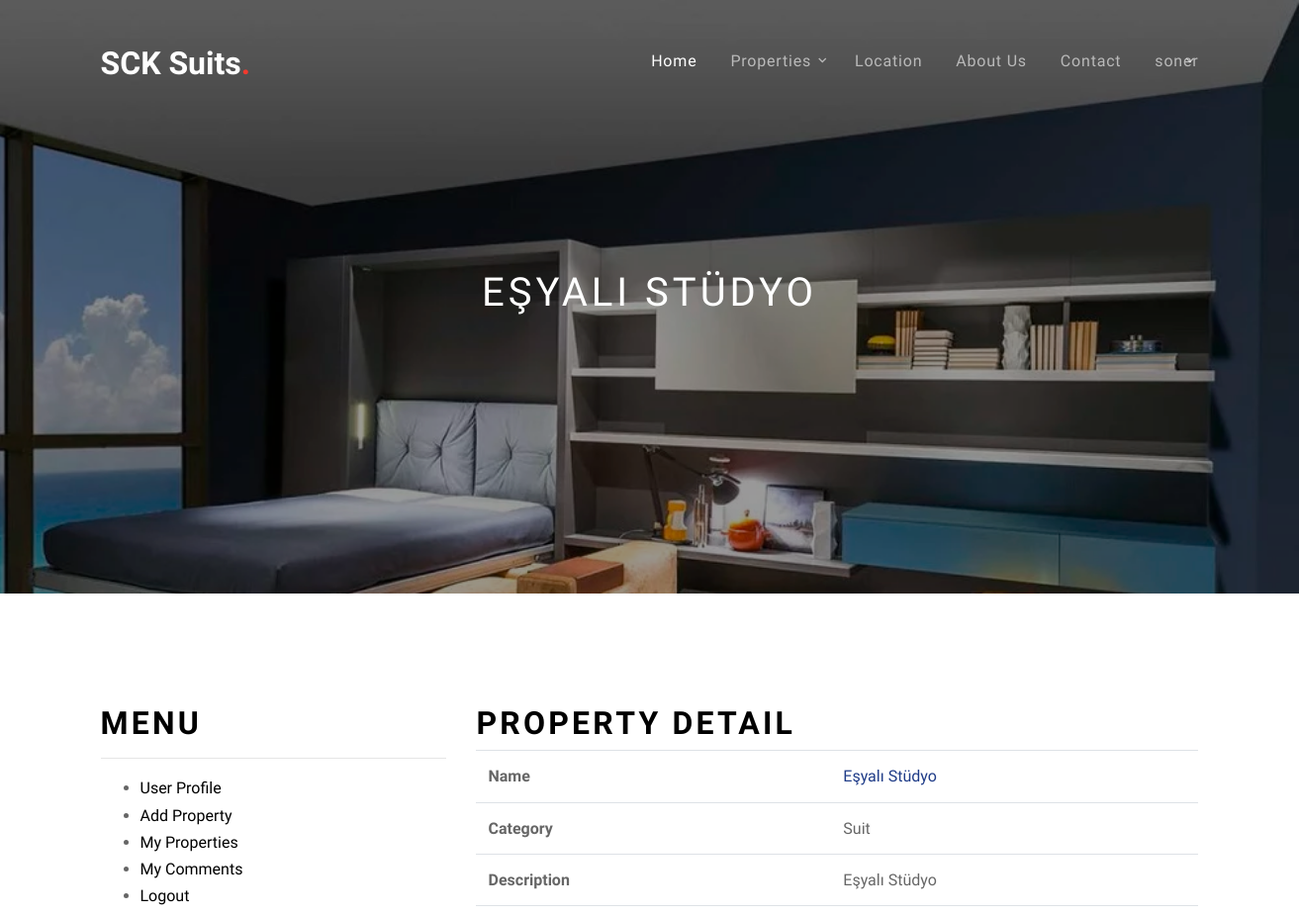
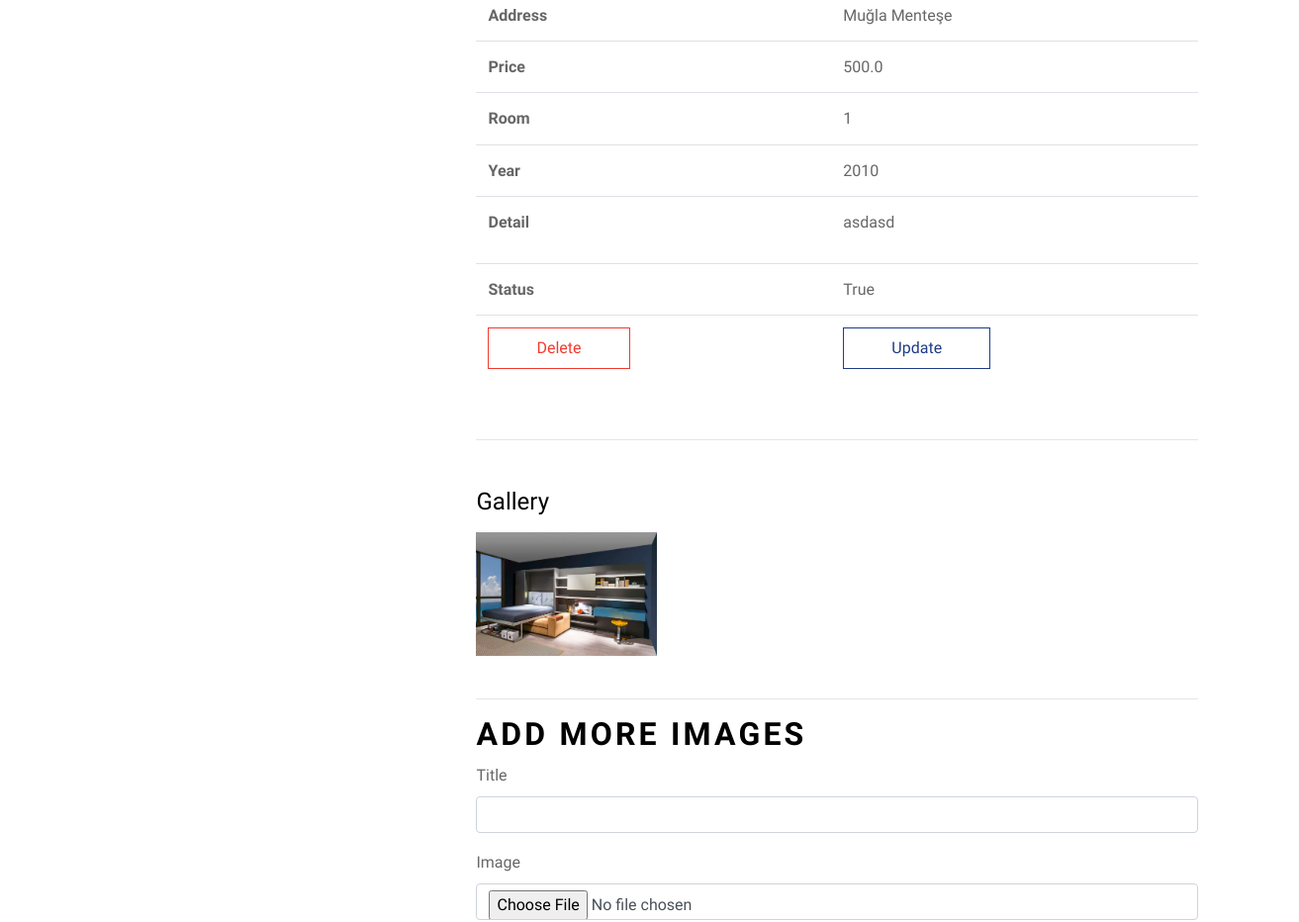
The app's page /user/propertydetail/1 (signed in, upper part), older data (2 pictures, top to bottom).
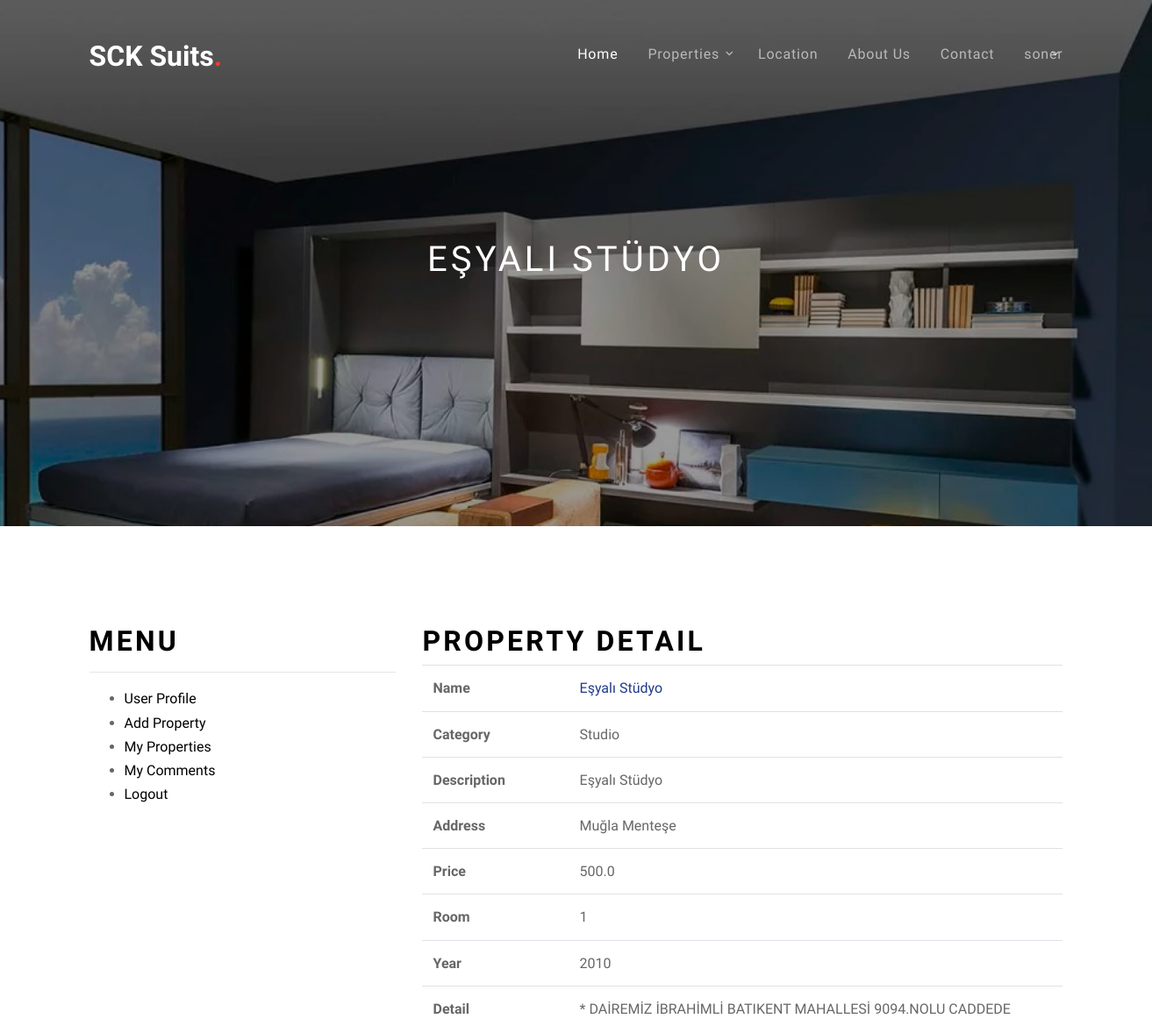
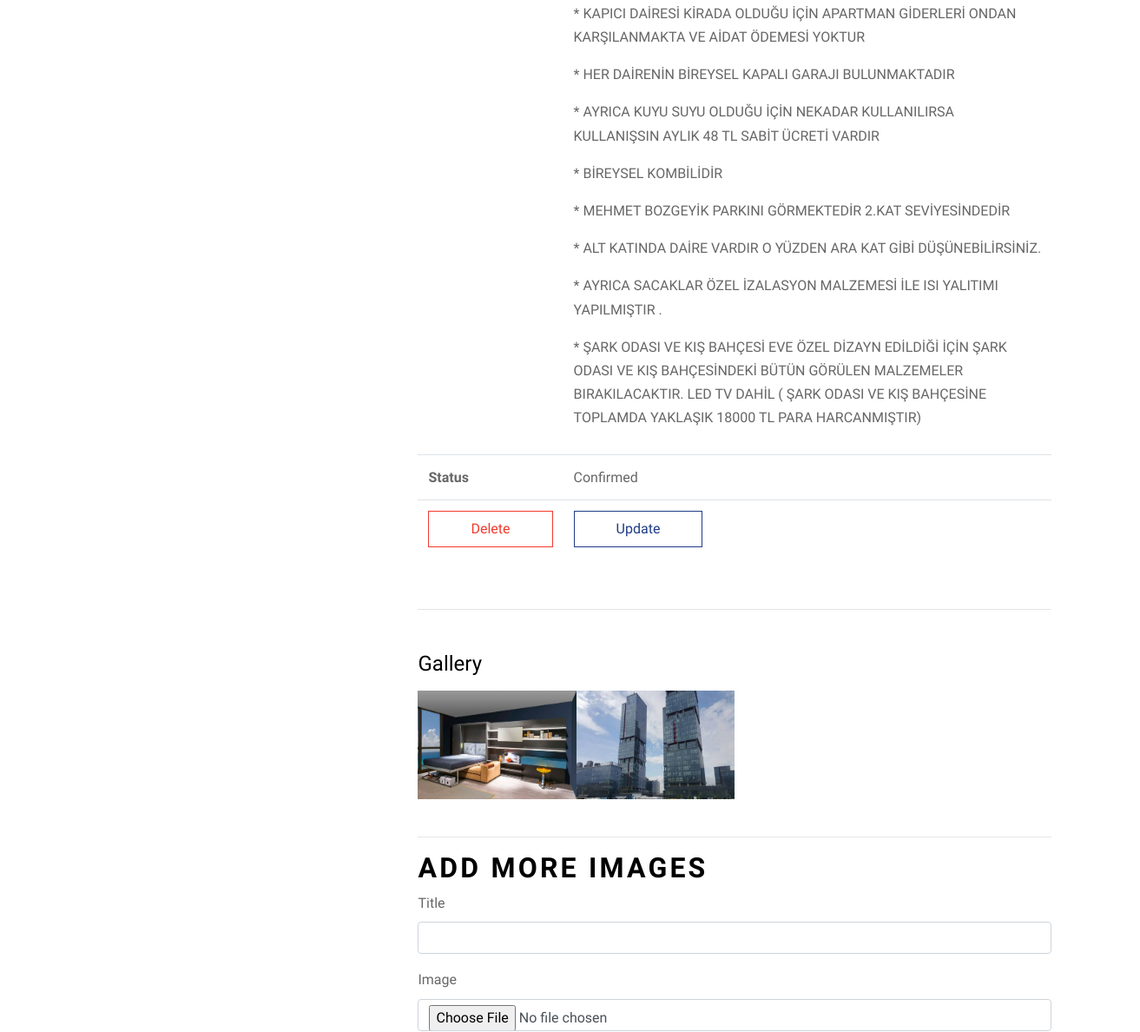
The same page, newer data (2 pictures, top to bottom).
### property/models.py (models this page shows, shortened)
class Properties(models.Model):
    STATUS = (
        ('New', 'New'),
        ('Confirmed', 'Confirmed'),
        ('Declined', 'Declined'),
    )
    user = models.ForeignKey(User, on_delete=models.CASCADE, null=True)
    category = models.ForeignKey(Category, on_delete=models.CASCADE, null=True)
    title = models.CharField(max_length=150)
    keywords = models.CharField(max_length=255)
    description = models.CharField(max_length=255)
    image = models.ImageField(blank=True, upload_to='images/')
    price = models.FloatField(blank=True,)
    address = models.CharField(max_length=255)
    room = models.IntegerField(blank=True,)
    year = models.IntegerField(blank=True, )
    sqm = models.IntegerField(blank=True,)
    detail = RichTextUploadingField()
    slug = models.SlugField(null=True, unique=True)
    status = models.CharField(max_length=10, choices=STATUS,default='New')
    create_at = models.DateTimeField(auto_now_add=True)
    update_at = models.DateTimeField(auto_now=True)

class Galeri(models.Model):
    property = models.ForeignKey(Properties, on_delete=models.CASCADE)
    title = models.CharField(max_length=50, blank=True)
    image = models.ImageField(blank=True, upload_to='images/')

### product/models.py (models this page shows, shortened)
class Category(MPTTModel):
    STATUS = (
        ('True', 'Evet'),
        ('False', 'Hayır'),
    )
    title = models.CharField(max_length=100)
    keywords = models.CharField(max_length=255)
    description = models.CharField(max_length=255)
    image = models.ImageField(blank=True, upload_to='images/')
    status = models.CharField(max_length=10, choices=STATUS)
    slug = models.SlugField(null=False, unique=True)
    parent = TreeForeignKey('self', blank=True, null=True, related_name='children', on_delete=models.CASCADE)
    create_at = models.DateTimeField(auto_now_add=True)
    update_at = models.DateTimeField(auto_now=True)
    class MPTTMeta:
        order_insertion_by = ['title']
    def __str__(self):
        full_path = [self.title]
        k = self.parent
        while k is not None:
            full_path.append(k.title)
            k = k.parent
        return ' -> '.join(full_path[::-1])

### user/views.py (the view)
# urls.py: path('propertydetail/<int:id>', views.propertydetail, name="propertydetail"),
@login_required(login_url='/login')
def propertydetail(request, id):
    category = Category.objects.all()
    setting = Setting.objects.get(pk=1)
    current_user = request.user
    profile = UserProfile.objects.get(user_id=current_user.id)
    properties = Properties.objects.get(user_id=current_user.id, id=id)
    propertyitem = Properties.objects.filter(id=id)
    images = Galeri.objects.filter(property_id=id)
    context = {
        'category': category,
        'profile': profile,
        'properties': properties,
        'propertyitem': propertyitem,
        'images': images,
        'setting': setting,
    }
    return render(request, 'user_property_detail.html', context)

### user/templates/user_property_detail.html (shortened to what the changed rows need)
{% extends "homebase.html" %}
{% load static %}
{% block content %}
    <div class="site-blocks-cover inner-page-cover overlay" style="background-image: url({{ properties.image.url }});height:150px;" data-aos="fade" data-stellar-background-ratio="0.7">
        <div class="container">
            <div class="row align-items-center justify-content-center text-center">
                <div class="col-md-10">
                    <h1 class="mb-2">{{ properties.title }}</h1>
                </div>
            </div>
        </div>
    </div>
    <div class="site-section">
        <div class="container">
            <div class="row">
                <div class="col-md-4"  data-aos="fade-up" data-aos-delay="200">
                    {% include "user_menu.html" %}
                </div>
                <div class="col-md-8" data-aos="fade-up" data-aos-delay="100">
                    <div class="site-section-title">
                        <h2>Property Detail</h2>
                    </div>
                    <table class="table">
                        <tr>
                            <th class="text-left">Name</th>
                            <td class="text-left"><a href="/property/{{ properties.id }}/{{ properties.slug }}">{{ properties.title }}</a></td>
                        </tr>
                        <tr>
                            <th class="text-left">Category</th>
                            <td class="text-left">{{ properties.category }}</td>
                        </tr>
                        <tr>
                            <th class="text-left">Description</th>
                            <td class="text-left">{{ properties.description }}</td>
                        </tr>
                        <tr>
                            <th class="text-left">Address</th>
                            <td class="text-left">{{ properties.address }}</td>
                        </tr>
                        <tr>
                            <th class="text-left">Price</th>
                            <td class="text-left">{{ properties.price }}</td>
                        </tr>
                        <tr>
                            <th class="text-left">Room</th>
                            <td class="text-left">{{ properties.room }}</td>
                        </tr>
                        <tr>
                            <th class="text-left">Year</th>
                            <td class="text-left">{{ properties.year }}</td>
                        </tr>
                        <tr>
                            <th class="text-left">Detail</th>
                            <td class="text-left">{{ properties.detail|safe }}</td>
                        </tr>
                        <tr>
                            <th class="text-left">Status</th>
                            <td class="text-left">{{ properties.status }}</td>
                        </tr>
                        <tr>
                            <th class="text-left"><a href="/user/propertydelete/{{ properties.id }}" class="btn btn-outline-danger rounded-0 py-2 px-5" onclick="return confirm('This Property will be deleted!')">Delete</a></th>
                        </tr>
                    </table>
                    <br>
                    <div class="row no-gutters mt-5">
                        <div class="col-12">
                            <h2 class="h4 text-black mb-3">Gallery</h2>
                        </div>
                        <div class="col-sm-6 col-md-4 col-lg-3">
                            <a href="{{ properties.image.url }}" class="image-popup gal-item"><img src="{{ properties.image.url }}" alt="Image" class="img-fluid" style="height: 125px"></a>
                        </div>
                        {% for rs in images %}
                            <div class="col-sm-6 col-md-4 col-lg-3">
                                <a href="{{ rs.image.url }}" class="image-popup gal-item"><img src="{{ rs.image.url }}" alt="Image" class="img-fluid" style="height: 125px"></a>
                            </div>
                        {% endfor %}
                    </div>
                    <div class="site-section-title">
                        <br>
                        <h2>Add More Images</h2>
                    </div>
                </div>
            </div>
        </div>
    </div>
{% endblock %}

Row changes from the older to the newer data that the page shows:
changed Properties "EŞYALI STÜDYO": category "Suit" → "Studio"; detail "asdasd" → "* DAİREMİZ İBRAHİMLİ BATIKENT MAHALLESİ 9094.NOLU CADDEDE * KAPICI DAİRESİ KİRADA OLDUĞU İÇİN APARTMAN GİDERLERİ ONDAN KARŞILANMAKTA VE AİDAT ÖDEMESİ YOKTUR * HER DAİRENİN BİREYSEL KAPALI GARAJI BULUNMAKTADIR * AYRICA KUYU SUYU OLDUĞU İÇİN NEKADAR KULLANILIRSA KULLANIŞSIN AYLIK 48 TL SABİT ÜCRETİ VARDIR * BİREYSEL KOMBİLİDİR * MEHMET BOZGEYİK PARKINI GÖRMEKTEDİR 2.KAT SEVİYESİNDEDİR * ALT KATINDA DAİRE VARDIR O YÜZDEN ARA KAT GİBİ DÜŞÜNEBİLİRSİNİZ. * AYRICA SACAKLAR ÖZEL İZALASYON MALZEMESİ İLE ISI YALITIMI YAPILMIŞTIR . * ŞARK ODASI VE KIŞ BAHÇESİ EVE ÖZEL DİZAYN EDİLDİĞİ İÇİN ŞARK ODASI VE KIŞ BAHÇESİNDEKİ BÜTÜN GÖRÜLEN MALZEMELER BIRAKILACAKTIR. LED TV DAHİL ( ŞARK ODASI VE KIŞ BAHÇESİNE…"; status "True" → "Confirmed"
added Galeri: image (picture)
